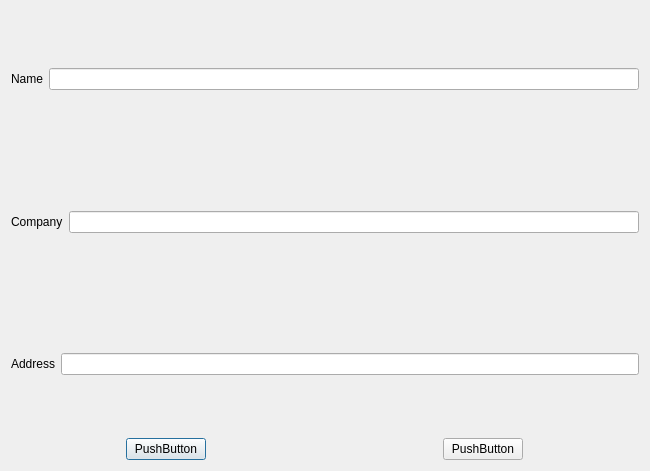
<?xml version="1.0" encoding="UTF-8"?>
<ui version="4.0">
 <class>Dialog</class>
 <widget class="QDialog" name="Dialog">
  <property name="geometry">
   <rect>
    <x>0</x>
    <y>0</y>
    <width>650</width>
    <height>471</height>
   </rect>
  </property>
  <property name="windowTitle">
   <string>Dialog</string>
  </property>
  <layout class="QVBoxLayout" name="verticalLayout_2">
   <item>
    <layout class="QVBoxLayout" name="verticalLayout">
     <item>
      <layout class="QFormLayout" name="formLayout_2">
       <property name="fieldGrowthPolicy">
        <enum>QFormLayout::AllNonFixedFieldsGrow</enum>
       </property>
       <property name="labelAlignment">
        <set>Qt::AlignCenter</set>
       </property>
       <property name="formAlignment">
        <set>Qt::AlignCenter</set>
       </property>
       <item row="0" column="1">
        <widget class="QLineEdit" name="editName"/>
       </item>
       <item row="0" column="0">
        <widget class="QLabel" name="label_2">
         <property name="text">
          <string>Name</string>
         </property>
        </widget>
       </item>
      </layout>
     </item>
     <item>
      <layout class="QFormLayout" name="formLayout_4">
       <property name="fieldGrowthPolicy">
        <enum>QFormLayout::AllNonFixedFieldsGrow</enum>
       </property>
       <property name="labelAlignment">
        <set>Qt::AlignCenter</set>
       </property>
       <property name="formAlignment">
        <set>Qt::AlignCenter</set>
       </property>
       <item row="0" column="0">
        <widget class="QLabel" name="label_4">
         <property name="text">
          <string>Company</string>
         </property>
        </widget>
       </item>
       <item row="0" column="1">
        <widget class="QLineEdit" name="editCompany"/>
       </item>
      </layout>
     </item>
     <item>
      <layout class="QFormLayout" name="formLayout_3">
       <property name="fieldGrowthPolicy">
        <enum>QFormLayout::AllNonFixedFieldsGrow</enum>
       </property>
       <property name="labelAlignment">
        <set>Qt::AlignCenter</set>
       </property>
       <property name="formAlignment">
        <set>Qt::AlignCenter</set>
       </property>
       <item row="0" column="0">
        <widget class="QLabel" name="label_3">
         <property name="text">
          <string>Address</string>
         </property>
        </widget>
       </item>
       <item row="0" column="1">
        <widget class="QLineEdit" name="editAddr"/>
       </item>
      </layout>
     </item>
    </layout>
   </item>
   <item>
    <layout class="QHBoxLayout" name="horizontalLayout">
     <item alignment="Qt::AlignHCenter">
      <widget class="QPushButton" name="btnSave">
       <property name="text">
        <string>PushButton</string>
       </property>
      </widget>
     </item>
     <item alignment="Qt::AlignHCenter">
      <widget class="QPushButton" name="btnCancel">
       <property name="text">
        <string>PushButton</string>
       </property>
      </widget>
     </item>
    </layout>
   </item>
  </layout>
  <zorder>label_2</zorder>
  <zorder>verticalLayoutWidget</zorder>
  <zorder>label_2</zorder>
  <zorder>horizontalLayoutWidget</zorder>
 </widget>
 <resources/>
 <connections/>
</ui>
